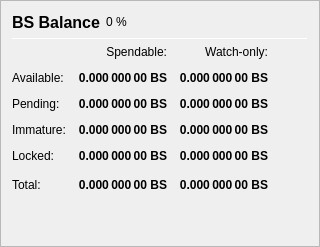
                   <widget class="QFrame" name="frame_Balances">
                    <property name="frameShape">
                     <enum>QFrame::StyledPanel</enum>
                    </property>
                    <property name="frameShadow">
                     <enum>QFrame::Raised</enum>
                    </property>
                    <layout class="QVBoxLayout" name="verticalLayout_4">
                     <item>
                      <layout class="QHBoxLayout" name="horizontalLayout_4">
                       <item>
                        <widget class="QLabel" name="label_5">
                         <property name="minimumSize">
                          <size>
                           <width>0</width>
                           <height>20</height>
                          </size>
                         </property>
                         <property name="font">
                          <font>
                           <pointsize>12</pointsize>
                           <weight>75</weight>
                           <bold>true</bold>
                          </font>
                         </property>
                         <property name="text">
                          <string>BS Balance</string>
                         </property>
                        </widget>
                       </item>
                       <item>
                        <widget class="QLabel" name="labelBSPercent">
                         <property name="text">
                          <string notr="true">0 %</string>
                         </property>
                        </widget>
                       </item>
                       <item>
                        <spacer name="horizontalSpacer_3">
                         <property name="orientation">
                          <enum>Qt::Horizontal</enum>
                         </property>
                         <property name="sizeHint" stdset="0">
                          <size>
                           <width>40</width>
                           <height>20</height>
                          </size>
                         </property>
                        </spacer>
                       </item>
                      </layout>
                     </item>
                     <item>
                      <widget class="Line" name="line_Balance">
                       <property name="minimumSize">
                        <size>
                         <width>0</width>
                         <height>1</height>
                        </size>
                       </property>
                       <property name="maximumSize">
                        <size>
                         <width>16777215</width>
                         <height>1</height>
                        </size>
                       </property>
                       <property name="orientation">
                        <enum>Qt::Horizontal</enum>
                       </property>
                      </widget>
                     </item>
                     <item>
                      <layout class="QGridLayout" name="gridLayout">
                       <property name="spacing">
                        <number>12</number>
                       </property>
                       <item row="0" column="1">
                        <widget class="QLabel" name="labelSpendable">
                         <property name="text">
                          <string>Spendable:</string>
                         </property>
                         <property name="alignment">
                          <set>Qt::AlignRight|Qt::AlignTrailing|Qt::AlignVCenter</set>
                         </property>
                        </widget>
                       </item>
                       <item row="0" column="2">
                        <widget class="QLabel" name="labelWatchonly">
                         <property name="text">
                          <string>Watch-only:</string>
                         </property>
                         <property name="alignment">
                          <set>Qt::AlignRight|Qt::AlignTrailing|Qt::AlignVCenter</set>
                         </property>
                        </widget>
                       </item>
                       <item row="1" column="0">
                        <widget class="QLabel" name="labelBalanceText">
                         <property name="text">
                          <string>Available:</string>
                         </property>
                        </widget>
                       </item>
                       <item row="1" column="1">
                        <widget class="QLabel" name="labelBalance">
                         <property name="font">
                          <font>
                           <weight>75</weight>
                           <bold>true</bold>
                          </font>
                         </property>
                         <property name="cursor">
                          <cursorShape>IBeamCursor</cursorShape>
                         </property>
                         <property name="toolTip">
                          <string>Your current spendable balance</string>
                         </property>
                         <property name="text">
                          <string notr="true">0.000 000 00 BS</string>
                         </property>
                         <property name="alignment">
                          <set>Qt::AlignRight|Qt::AlignTrailing|Qt::AlignVCenter</set>
                         </property>
                         <property name="textInteractionFlags">
                          <set>Qt::LinksAccessibleByMouse|Qt::TextSelectableByKeyboard|Qt::TextSelectableByMouse</set>
                         </property>
                        </widget>
                       </item>
                       <item row="1" column="2">
                        <widget class="QLabel" name="labelWatchAvailable">
                         <property name="font">
                          <font>
                           <weight>75</weight>
                           <bold>true</bold>
                          </font>
                         </property>
                         <property name="cursor">
                          <cursorShape>IBeamCursor</cursorShape>
                         </property>
                         <property name="toolTip">
                          <string>Your current balance in watch-only addresses</string>
                         </property>
                         <property name="text">
                          <string notr="true">0.000 000 00 BS</string>
                         </property>
                         <property name="alignment">
                          <set>Qt::AlignRight|Qt::AlignTrailing|Qt::AlignVCenter</set>
                         </property>
                         <property name="textInteractionFlags">
                          <set>Qt::LinksAccessibleByMouse|Qt::TextSelectableByKeyboard|Qt::TextSelectableByMouse</set>
                         </property>
                        </widget>
                       </item>
                       <item row="2" column="0">
                        <widget class="QLabel" name="labelPendingText">
                         <property name="text">
                          <string>Pending:</string>
                         </property>
                        </widget>
                       </item>
                       <item row="2" column="1">
                        <widget class="QLabel" name="labelUnconfirmed">
                         <property name="font">
                          <font>
                           <weight>75</weight>
                           <bold>true</bold>
                          </font>
                         </property>
                         <property name="cursor">
                          <cursorShape>IBeamCursor</cursorShape>
                         </property>
                         <property name="toolTip">
                          <string>Total of transactions that have yet to be confirmed, and do not yet count toward the spendable balance</string>
                         </property>
                         <property name="text">
                          <string notr="true">0.000 000 00 BS</string>
                         </property>
                         <property name="alignment">
                          <set>Qt::AlignRight|Qt::AlignTrailing|Qt::AlignVCenter</set>
                         </property>
                         <property name="textInteractionFlags">
                          <set>Qt::LinksAccessibleByMouse|Qt::TextSelectableByKeyboard|Qt::TextSelectableByMouse</set>
                         </property>
                        </widget>
                       </item>
                       <item row="2" column="2">
                        <widget class="QLabel" name="labelWatchPending">
                         <property name="font">
                          <font>
                           <weight>75</weight>
                           <bold>true</bold>
                          </font>
                         </property>
                         <property name="cursor">
                          <cursorShape>IBeamCursor</cursorShape>
                         </property>
                         <property name="toolTip">
                          <string>Unconfirmed transactions to watch-only addresses</string>
                         </property>
                         <property name="text">
                          <string notr="true">0.000 000 00 BS</string>
                         </property>
                         <property name="alignment">
                          <set>Qt::AlignRight|Qt::AlignTrailing|Qt::AlignVCenter</set>
                         </property>
                         <property name="textInteractionFlags">
                          <set>Qt::LinksAccessibleByMouse|Qt::TextSelectableByKeyboard|Qt::TextSelectableByMouse</set>
                         </property>
                        </widget>
                       </item>
                       <item row="3" column="0">
                        <widget class="QLabel" name="labelImmatureText">
                         <property name="text">
                          <string>Immature:</string>
                         </property>
                        </widget>
                       </item>
                       <item row="3" column="1">
                        <widget class="QLabel" name="labelImmature">
                         <property name="font">
                          <font>
                           <weight>75</weight>
                           <bold>true</bold>
                          </font>
                         </property>
                         <property name="cursor">
                          <cursorShape>IBeamCursor</cursorShape>
                         </property>
                         <property name="toolTip">
                          <string>Staked or masternode rewards that has not yet matured</string>
                         </property>
                         <property name="text">
                          <string notr="true">0.000 000 00 BS</string>
                         </property>
                         <property name="alignment">
                          <set>Qt::AlignRight|Qt::AlignTrailing|Qt::AlignVCenter</set>
                         </property>
                         <property name="textInteractionFlags">
                          <set>Qt::LinksAccessibleByMouse|Qt::TextSelectableByKeyboard|Qt::TextSelectableByMouse</set>
                         </property>
                        </widget>
                       </item>
                       <item row="3" column="2">
                        <widget class="QLabel" name="labelWatchImmature">
                         <property name="font">
                          <font>
                           <weight>75</weight>
                           <bold>true</bold>
                          </font>
                         </property>
                         <property name="cursor">
                          <cursorShape>IBeamCursor</cursorShape>
                         </property>
                         <property name="toolTip">
                          <string>Staked or masternode rewards in watch-only addresses that has not yet matured</string>
                         </property>
                         <property name="text">
                          <string notr="true">0.000 000 00 BS</string>
                         </property>
                         <property name="alignment">
                          <set>Qt::AlignRight|Qt::AlignTrailing|Qt::AlignVCenter</set>
                         </property>
                         <property name="textInteractionFlags">
                          <set>Qt::LinksAccessibleByMouse|Qt::TextSelectableByKeyboard|Qt::TextSelectableByMouse</set>
                         </property>
                        </widget>
                       </item>
                       <item row="4" column="0">
                        <widget class="QLabel" name="labelLockedBalanceText">
                         <property name="toolTip">
                          <string>Locked BS or Masternode collaterals. These are excluded from xBS minting.</string>
                         </property>
                         <property name="text">
                          <string>Locked:</string>
                         </property>
                        </widget>
                       </item>
                       <item row="4" column="1">
                        <widget class="QLabel" name="labelLockedBalance">
                         <property name="font">
                          <font>
                           <weight>75</weight>
                           <bold>true</bold>
                          </font>
                         </property>
                         <property name="cursor">
                          <cursorShape>IBeamCursor</cursorShape>
                         </property>
                         <property name="toolTip">
                          <string>Locked BS or Masternode collaterals. These are excluded from xBS minting.</string>
                         </property>
                         <property name="text">
                          <string notr="true">0.000 000 00 BS</string>
                         </property>
                         <property name="alignment">
                          <set>Qt::AlignRight|Qt::AlignTrailing|Qt::AlignVCenter</set>
                         </property>
                         <property name="textInteractionFlags">
                          <set>Qt::LinksAccessibleByMouse|Qt::TextSelectableByKeyboard|Qt::TextSelectableByMouse</set>
                         </property>
                        </widget>
                       </item>
                       <item row="4" column="2">
                        <widget class="QLabel" name="labelWatchLocked">
                         <property name="font">
                          <font>
                           <weight>75</weight>
                           <bold>true</bold>
                          </font>
                         </property>
                         <property name="cursor">
                          <cursorShape>IBeamCursor</cursorShape>
                         </property>
                         <property name="toolTip">
                          <string>Current locked balance in watch-only addresses</string>
                         </property>
                         <property name="text">
                          <string notr="true">0.000 000 00 BS</string>
                         </property>
                         <property name="alignment">
                          <set>Qt::AlignRight|Qt::AlignTrailing|Qt::AlignVCenter</set>
                         </property>
                         <property name="textInteractionFlags">
                          <set>Qt::LinksAccessibleByMouse|Qt::TextSelectableByKeyboard|Qt::TextSelectableByMouse</set>
                         </property>
                        </widget>
                       </item>
                       <item row="5" column="0">
                        <widget class="QLabel" name="labelTotalText">
                         <property name="text">
                          <string>Total:</string>
                         </property>
                         <property name="toolTip">
                          <string>Your current BS balance, unconfirmed and immature transactions included</string>
                         </property>
                        </widget>
                       </item>
                       <item row="5" column="1">
                        <widget class="QLabel" name="labelTotal">
                         <property name="font">
                          <font>
                           <weight>75</weight>
                           <bold>true</bold>
                          </font>
                         </property>
                         <property name="cursor">
                          <cursorShape>IBeamCursor</cursorShape>
                         </property>
                         <property name="toolTip">
                          <string>Your current BS balance, unconfirmed and immature transactions included</string>
                         </property>
                         <property name="text">
                          <string notr="true">0.000 000 00 BS</string>
                         </property>
                         <property name="alignment">
                          <set>Qt::AlignRight|Qt::AlignTrailing|Qt::AlignVCenter</set>
                         </property>
                         <property name="textInteractionFlags">
                          <set>Qt::LinksAccessibleByMouse|Qt::TextSelectableByKeyboard|Qt::TextSelectableByMouse</set>
                         </property>
                        </widget>
                       </item>
                       <item row="5" column="2">
                        <widget class="QLabel" name="labelWatchTotal">
                         <property name="font">
                          <font>
                           <weight>75</weight>
                           <bold>true</bold>
                          </font>
                         </property>
                         <property name="cursor">
                          <cursorShape>IBeamCursor</cursorShape>
                         </property>
                         <property name="toolTip">
                          <string>Current total balance in watch-only addresses</string>
                         </property>
                         <property name="text">
                          <string notr="true">0.000 000 00 BS</string>
                         </property>
                         <property name="alignment">
                          <set>Qt::AlignRight|Qt::AlignTrailing|Qt::AlignVCenter</set>
                         </property>
                         <property name="textInteractionFlags">
                          <set>Qt::LinksAccessibleByMouse|Qt::TextSelectableByKeyboard|Qt::TextSelectableByMouse</set>
                         </property>
                        </widget>
                       </item>
                       <item row="5" column="3">
                        <spacer name="horizontalSpacer_9">
                         <property name="orientation">
                          <enum>Qt::Horizontal</enum>
                         </property>
                         <property name="sizeHint" stdset="0">
                          <size>
                           <width>40</width>
                           <height>20</height>
                          </size>
                         </property>
                        </spacer>
                       </item>
                      </layout>
                     </item>
                     <item>
                      <spacer name="verticalSpacer_3">
                       <property name="orientation">
                        <enum>Qt::Vertical</enum>
                       </property>
                       <property name="sizeHint" stdset="0">
                        <size>
                         <width>20</width>
                         <height>40</height>
                        </size>
                       </property>
                      </spacer>
                     </item>
                    </layout>
                   </widget>
